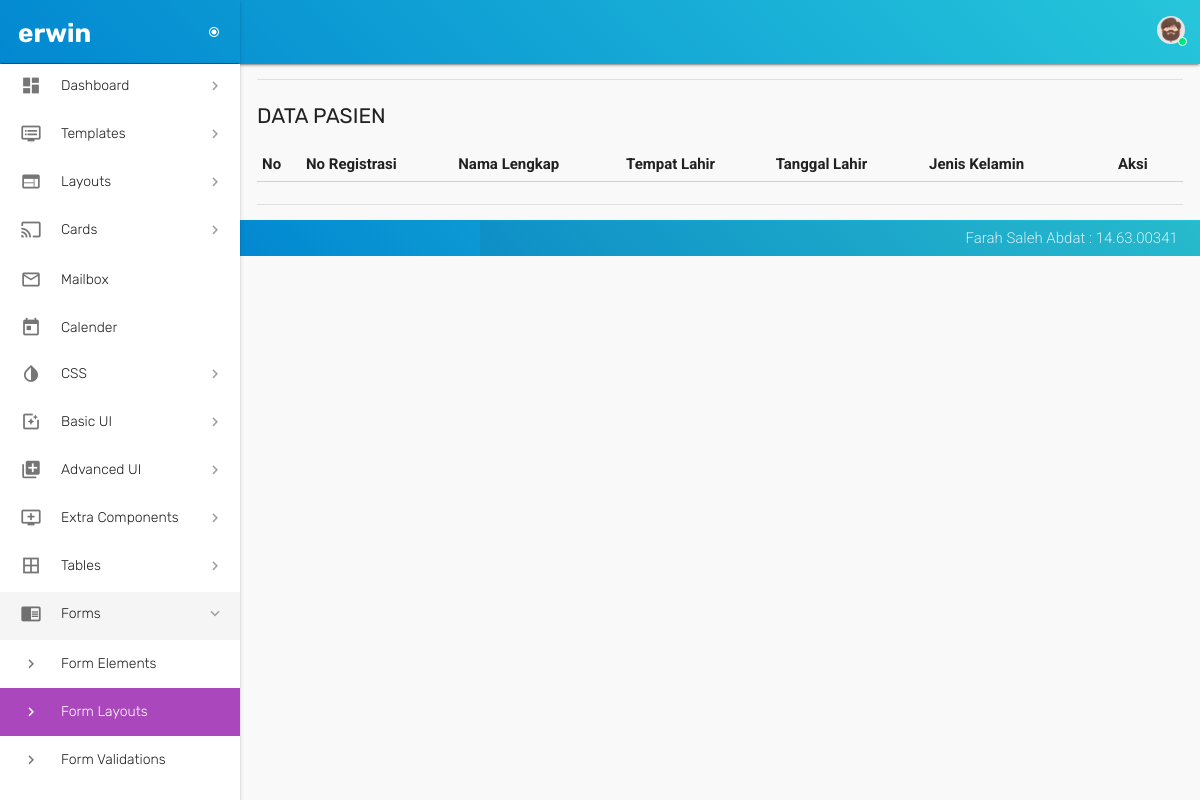
Page /pasien_data.php (signed in) on the earlier database version.
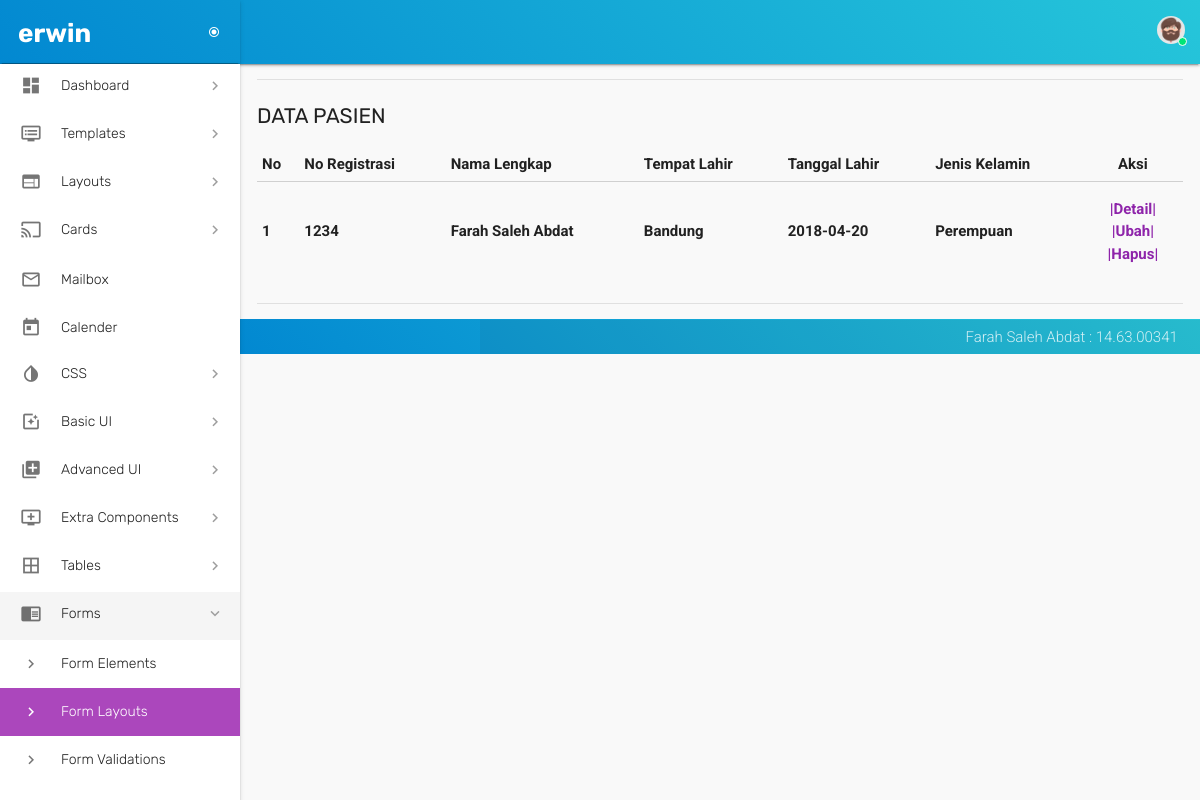
Same page on the later database version.
### tables this page shows
CREATE TABLE `pasien` (
  `id_pasien` int(21) NOT NULL,
  `no_registerasi` varchar(30) NOT NULL,
  `nama_lengkap` varchar(30) NOT NULL,
  `tempat_lahir` varchar(30) NOT NULL,
  `tgl_lahir` date NOT NULL,
  `jenis_kelamin` enum('Laki-laki','Perempuan') NOT NULL,
  `agama` enum('Islam','Kristen','Budha','Hindu','Protestan') NOT NULL,
  `no_telepon` varchar(21) NOT NULL,
  `no_telepon_lain` varchar(21) NOT NULL,
  `pekerjaan` varchar(31) NOT NULL,
  `alamat_jln` text NOT NULL,
  `kabupaten_kota` varchar(30) NOT NULL,
  `kecamatan` varchar(30) DEFAULT NULL,
  `desa` varchar(30) DEFAULT NULL,
  `rt_rw` varchar(21) NOT NULL
);

### pasien_data.php (the view, shortened to what this page needs)
<?php
 if (empty($_SESSION['username'])) {
 header("location:login_form.php");
 }
 else {
 ?>
<!DOCTYPE html>
<html lang="en">
  <head>
    <link href="assets/css/materialize.css" type="text/css" rel="stylesheet">
    <link href="assets/css/style.css" type="text/css" rel="stylesheet">
    <link href="assets/css/custom.css" type="text/css" rel="stylesheet">
    <link href="assets/css/perfect-scrollbar.css" type="text/css" rel="stylesheet">
    <link href="assets/css/jquery-jvectormap.css" type="text/css" rel="stylesheet">
    <link href="assets/css/jquery.dataTables.min.css" type="text/css" rel="stylesheet">
  </head>
  <body>
  <?php include 'config/header.php'; ?>
  <?php include 'config/menu.php'; ?>
        <section id="content">
          <div class="container">
            <div class="section">
              <div class="divider"></div>
              <div id="table-datatables">
                <h4 class="header">Data Pasien</h4>
                <div class="row">
                  <div class="col s12">
                    <table id="data-table-simple" class="responsive-table display" cellspacing="0">
                        <thead>
                        <tr>
                        <th> No </th>
                        <th> No Registrasi </th>
                        <th> Nama Lengkap </th>
                        <th> Tempat Lahir </th>
                        <th> Tanggal Lahir </th>
                        <th> Jenis Kelamin </th>
                        <th style="width:100px;text-align: center;"> Aksi </th>
                        </tr>
                        </thead>
                       <tbody>
                        <?php
                        include 'config/koneksiDB.php';
                        $query="SELECT * FROM pasien";
                        $result=mysqli_query($koneksi, $query) or die(mysqli_error());
                        $no=1;
                        while ($data = mysqli_fetch_array($result, MYSQLI_BOTH)){
                        ?>
                        <tr>
                        <td><?php echo $no++; ?></td>
                        <td><?php echo $data['no_registerasi']; ?></td>
                        <td><?php echo $data['nama_lengkap']; ?></td>
                        <td><?php echo $data['tempat_lahir']; ?></td>
                        <td><?php echo $data['tgl_lahir']; ?></td>
                        <td><?php echo $data['jenis_kelamin']; ?></td>
                        <td style="width:100px;text-align: center;">
                        <a class='waves-effect waves-light modal-trigger' href='#modal2<?php echo $data['id_pasien']; ?>'>|Detail|</a>
                        <?php echo "
                        <a href='pasien_form_ubah.php?id_pasien=$data[id_pasien]'>|Ubah|</a>
                        <a href='pasien_proses_hapus.php?id_pasien=$data[id_pasien]' onclick=\"return confirm('Anda yakin akan menghapus data ?')\">|Hapus|</a>";
                        ?>
                        </td>
                        </tr>
                        <?php
                        }
                        ?>
                   </tbody>
                    </table>
                  </div>
                </div>
              </div>
            <br>
          <div class="divider"></div>
        </div>
      </div>
        </section>
    <?php include 'config/footer.php'; ?>
  </body>
</html>
<?php } ?>

### config/header.php (shortened to what this page needs)
<header id="header" class="page-topbar">
      <div class="navbar-fixed">
        <nav class="navbar-color gradient-45deg-light-blue-cyan">
          <div class="nav-wrapper">
            <ul class="right hide-on-med-and-down">
            <li>
                <a href="javascript:void(0);" class="waves-effect waves-block waves-light profile-button" data-activates="profile-dropdown">
                  <span class="avatar-status avatar-online">
                    <img src="assets/images/avatar/avatar-7.png" alt="avatar">
                    <i></i>
                  </span>
                </a>
              </li>
            </ul>
          </div>
        </nav>
      </div>
    </header>

### config/menu.php (shortened to what this page needs)
<div id="main">
  <div class="wrapper">
    <aside id="left-sidebar-nav" class="gradient-45deg-light-blue-cyan">
      <div class="brand-sidebar">
        <h1 class="logo-wrapper">
          <a href="index.html" class="brand-logo darken-1">
            <span class="logo-text hide-on-med-and-down"><b><?php echo $_SESSION['username'] ?></span>
          </a>
          <a href="#" class="navbar-toggler">
            <i class="material-icons">radio_button_checked</i>
          </a>
        </h1>
      </div>
      <ul id="slide-out" class="side-nav fixed leftside-navigation">
        <li class="no-padding">
          <ul class="collapsible" data-collapsible="accordion">
            <li class="bold">
              <a class="collapsible-header waves-effect waves-cyan">
                <i class="material-icons">dashboard</i>
                <span class="nav-text">Dashboard</span>
              </a>
            </li>
            <li class="bold">
              <a class="collapsible-header waves-effect waves-cyan">
                <i class="material-icons">dvr</i>
                <span class="nav-text">Templates</span>
              </a>
            </li>
            <li class="bold">
              <a class="collapsible-header waves-effect waves-cyan">
                <i class="material-icons">web</i>
                <span class="nav-text">Layouts</span>
              </a>
            </li>
            <li class="bold">
              <a class="collapsible-header waves-effect waves-cyan">
                <i class="material-icons">cast</i>
                <span class="nav-text">Cards</span>
              </a>
            </li>
            <li class="bold">
              <a href="app-email.html" class="waves-effect waves-cyan">
                <i class="material-icons">mail_outline</i>
                <span class="nav-text">Mailbox</span>
              </a>
            </li>
            <li class="bold">
              <a href="app-calendar.html" class="waves-effect waves-cyan">
                <i class="material-icons">today</i>
                <span class="nav-text">Calender</span>
              </a>
            </li>
            <li class="bold">
              <a class="collapsible-header waves-effect waves-cyan">
                <i class="material-icons">invert_colors</i>
                <span class="nav-text">CSS</span>
              </a>
            </li>
            <li class="bold">
              <a class="collapsible-header  waves-effect waves-cyan">
                <i class="material-icons">photo_filter</i>
                <span class="nav-text">Basic UI</span>
              </a>
            </li>
            <li class="bold">
              <a class="collapsible-header waves-effect waves-cyan">
                <i class="material-icons">library_add</i>
                <span class="nav-text">Advanced UI</span>
              </a>
            </li>
            <li class="bold">
              <a class="collapsible-header waves-effect waves-cyan">
                <i class="material-icons">add_to_queue</i>
                <span class="nav-text">Extra Components</span>
              </a>
            </li>
            <li class="bold">
              <a class="collapsible-header  waves-effect waves-cyan">
                <i class="material-icons">border_all</i>
                <span class="nav-text">Tables</span>
              </a>
            </li>
            <li class="bold">
              <a class="collapsible-header  waves-effect waves-cyan active">
                <i class="material-icons">chrome_reader_mode</i>
                <span class="nav-text">Forms</span>
              </a>
              <div class="collapsible-body">
                <ul>
                  <li>
                    <a href="form-elements.html">
                      <i class="material-icons">keyboard_arrow_right</i>
                      <span>Form Elements</span>
                    </a>
                  </li>
                  <li class="active">
                    <a href="form-layouts.html">
                      <i class="material-icons">keyboard_arrow_right</i>
                      <span>Form Layouts</span>
                    </a>
                  </li>
                  <li>
                    <a href="form-validation.html">
                      <i class="material-icons">keyboard_arrow_right</i>
                      <span>Form Validations</span>
                    </a>
                  </li>
                  <li>
                    <a href="form-masks.html">
                      <i class="material-icons">keyboard_arrow_right</i>
                    </a>
                  </li>
                </ul>
              </div>
            </li>
          </ul>
        </li>
      </ul>
    </aside>

### config/footer.php
<footer class="page-footer gradient-45deg-light-blue-cyan">
      <div class="footer-copyright">
        <div class="container">
          <span class="right hide-on-small-only"> Farah Saleh Abdat : 14.63.00341</span>
        </div>
      </div>
    </footer>

Differences in the rows shown:
added pasien: no_registerasi "1234", nama_lengkap "Farah Saleh Abdat", tempat_lahir "Bandung", tgl_lahir "2018-04-20", jenis_kelamin "Perempuan"
